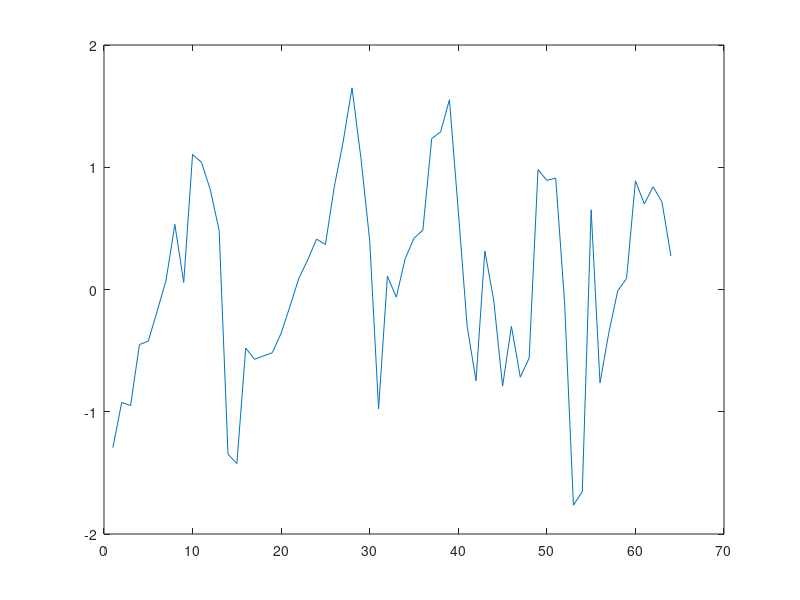

MATLAB code for this plot:
close all;

%make signal
signal = sawtooth((1:128)*10*pi/128);

%split into intervals
interval_1 = signal(1:32);
interval_2 = signal(33:64);
interval_3 = signal(65: 96);
interval_4 = signal(97:128);

%DCT of intervals
dct_1 = dct(interval_1);
dct_2 = dct(interval_2);
dct_3 = dct(interval_3);
dct_4 = dct(interval_4);

% figure(3); clf;
% plot(signal);

%sort in ascending order
dct_1_16 = sort(abs(dct_1));
thresh1 = dct_1_16(16);
dct_2_16 = sort(abs(dct_2));
thresh2 = dct_2_16(16);
dct_3_16 = sort(abs(dct_3));
thresh3 = dct_3_16(16);
dct_4_16 = sort(abs(dct_4));
thresh4 = dct_4_16(16);

%neglect smallest 16 coefficients
dct_1_thresh = find( abs(dct_1) > thresh1);
dct_2_thresh = find( abs(dct_2) > thresh2);
dct_3_thresh = find( abs(dct_3) > thresh3);
dct_4_thresh = find( abs(dct_4) > thresh4);

% figure(4); clf;
% plot(dct_1);

disp(dct_1(dct_1_thresh)); 

%inverse dc
signal_concat = [idct(dct_1(dct_1_thresh)) idct(dct_2(dct_2_thresh)) ...
    idct(dct_3(dct_3_thresh)) idct(dct_4(dct_4_thresh))];

figure(5); clf;
plot(signal_concat);